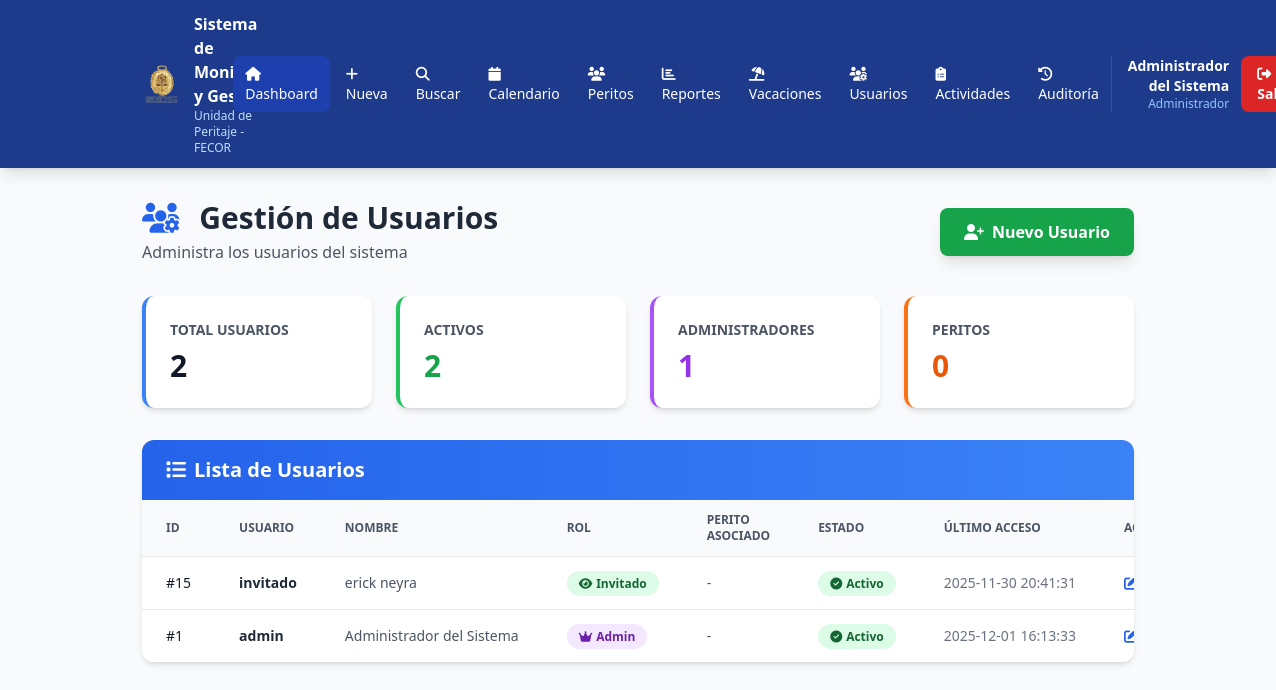
Before: /usuarios (signed in) with the older database file.
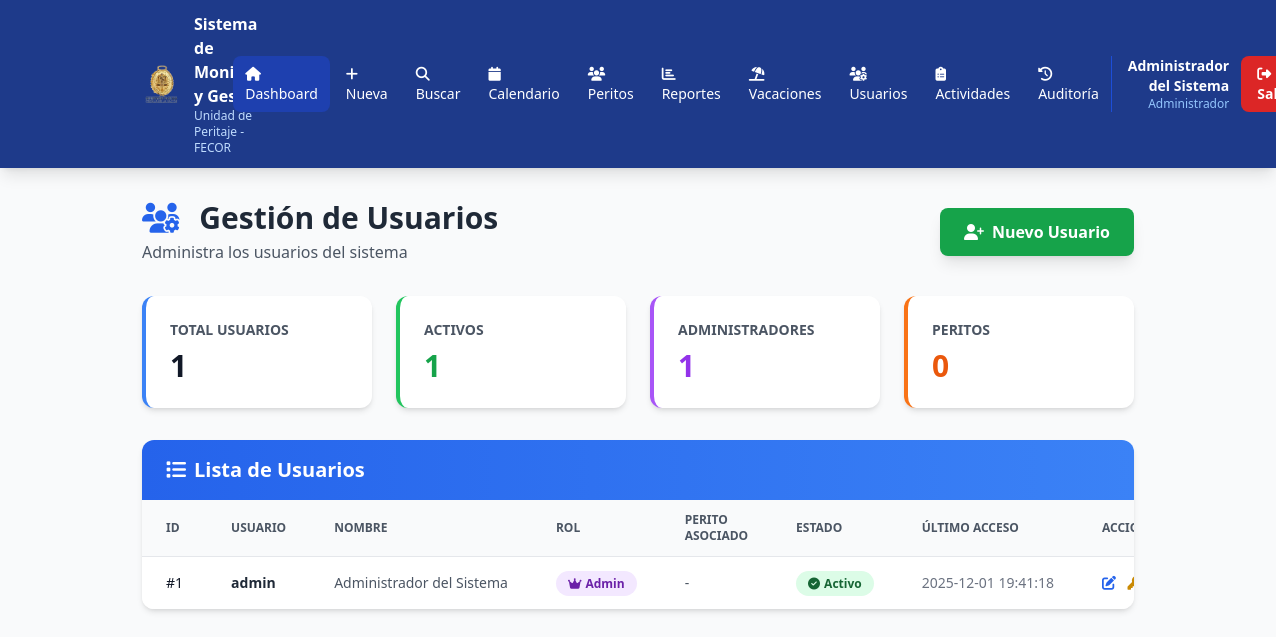
After: the same page with the newer database file.
### tables this page shows
CREATE TABLE usuarios (
            id INTEGER PRIMARY KEY AUTOINCREMENT,
            usuario TEXT UNIQUE NOT NULL,
            password TEXT NOT NULL,
            rol TEXT NOT NULL,
            perito_id INTEGER,
            nombre_completo TEXT,
            email TEXT,
            activo INTEGER DEFAULT 1,
            primer_inicio INTEGER DEFAULT 1,
            fecha_creacion TIMESTAMP DEFAULT CURRENT_TIMESTAMP,
            ultimo_acceso TIMESTAMP,
            FOREIGN KEY (perito_id) REFERENCES peritos(id)
        );

### app.py (the view)
@app.route('/usuarios')
@admin_required
def gestion_usuarios():
    conn = sqlite3.connect('database.db')
    conn.row_factory = sqlite3.Row
    cursor = conn.cursor()
    cursor.execute('''
        SELECT u.*, p.nombre_completo as perito_nombre
        FROM usuarios u
        LEFT JOIN peritos p ON u.perito_id = p.id
        ORDER BY u.fecha_creacion DESC
    ''')
    usuarios = []
    for row in cursor.fetchall():
        usuarios.append({
            'id': row['id'],
            'usuario': row['usuario'],
            'rol': row['rol'],
            'perito_id': row['perito_id'],
            'perito_nombre': row['perito_nombre'],
            'nombre_completo': row['nombre_completo'],
            'email': row['email'],
            'activo': row['activo'],
            'primer_inicio': row['primer_inicio'],
            'fecha_creacion': row['fecha_creacion'],
            'ultimo_acceso': row['ultimo_acceso']
        })
    cursor.execute('SELECT id, nombre_completo, tipo FROM peritos WHERE estado = "Activo" ORDER BY tipo, nombre_completo')
    peritos = [{'id': row['id'], 'nombre': row['nombre_completo'], 'tipo': row['tipo']} for row in cursor.fetchall()]
    conn.close()
    return render_template('admin/usuarios.html', usuarios=usuarios, peritos=peritos)

### app.py (called while the page is built)
def admin_required(f):
    @wraps(f)
    def decorated_function(*args, **kwargs):
        if 'usuario_id' not in session:
            return redirect(url_for('login'))
        if session.get('rol') != 'admin':
            return redirect(url_for('index'))
        return f(*args, **kwargs)
    return decorated_function

### templates/admin/usuarios.html (shortened to what this page needs)
<!DOCTYPE html>
<html lang="es">
<head>
    <script src="https://cdn.tailwindcss.com"></script>
    <link rel="stylesheet" href="https://cdnjs.cloudflare.com/ajax/libs/font-awesome/6.4.0/css/all.min.css">
</head>
<body class="bg-gray-50">
    <nav class="bg-blue-900 text-white shadow-lg">
        <div class="container mx-auto px-4">
            <div class="flex justify-between items-center py-3">
                <div class="flex items-center space-x-3">
                    <img src="{{ url_for('static', filename='imagenes/logompo.png') }}" alt="Logo" class="w-10 h-10 object-contain">
                    <div class="hidden md:block">
                        <h1 class="text-lx font-bold">Sistema de Monitorio y Gestión</h1>
                        <p class="text-xs text-blue-200">Unidad de Peritaje - FECOR</p>
                    </div>
                </div>
                <div class="flex items-center space-x-1">
                    <a href="/" class="px-3 py-2 bg-blue-800 rounded-lg hover:bg-blue-700 transition text-sm">
                        <i class="fas fa-home mr-1"></i>Dashboard
                    </a>
                    {% if session.rol == 'admin' %}
                    <a href="/nuevo" class="px-3 py-2 rounded-lg hover:bg-blue-800 transition text-sm">
                        <i class="fas fa-plus mr-1"></i>Nueva
                    </a>
                    {% endif %}
                    <a href="/buscar" class="px-3 py-2 rounded-lg hover:bg-blue-800 transition text-sm">
                        <i class="fas fa-search mr-1"></i>Buscar
                    </a>
                    <a href="/calendario" class="px-3 py-2 rounded-lg hover:bg-blue-800 transition text-sm">
                        <i class="fas fa-calendar mr-1"></i>Calendario
                    </a>
                    {% if session.rol == 'admin' %}
                    <a href="/peritos" class="px-3 py-2 rounded-lg hover:bg-blue-800 transition text-sm">
                        <i class="fas fa-users mr-1"></i>Peritos
                    </a>
                    <a href="/reportes" class="px-3 py-2 rounded-lg hover:bg-blue-800 transition text-sm">
                        <i class="fas fa-chart-bar mr-1"></i>Reportes
                    </a>
                    <a href="/vacaciones" class="px-3 py-2 rounded-lg hover:bg-blue-800 transition text-sm">
                        <i class="fas fa-umbrella-beach mr-1"></i>Vacaciones
                    </a>
                    <a href="/usuarios" class="px-3 py-2 rounded-lg hover:bg-blue-800 transition text-sm">
                        <i class="fas fa-users-cog mr-1"></i>Usuarios
                    </a>
                    <a href="/actividades-admin" class="px-3 py-2 rounded-lg hover:bg-blue-800 transition text-sm">
                        <i class="fas fa-clipboard-list mr-1"></i>Actividades
                    </a>
                     <a href="/auditoria" class="px-3 py-2 rounded-lg hover:bg-blue-800 transition text-sm">
                        <i class="fas fa-history mr-1"></i>Auditoría
                    </a>
                    {% endif %}
                </div>
                <div class="flex items-center space-x-3 border-l border-blue-700 pl-4">
                    <div class="text-right hidden md:block">
                        <p class="text-sm font-semibold">{{ session.nombre_completo or session.usuario }}</p>
                        {% if tipo_perito %}
                        <p class="text-xs text-blue-300">Perito {{ tipo_perito }}</p>
                        {% elif session.rol == 'admin' %}
                        <p class="text-xs text-blue-300">Administrador</p>
                        {% endif %}
                    </div>
                    <a href="/logout" class="px-4 py-2 bg-red-600 rounded-lg hover:bg-red-700 transition text-sm font-semibold">
                        <i class="fas fa-sign-out-alt mr-1"></i>Salir
                    </a>
                </div>
            </div>
        </div>
    </nav>
    <div class="container mx-auto px-4 py-8">
        <div class="flex justify-between items-center mb-8">
            <div>
                <h2 class="text-3xl font-bold text-gray-800">
                    <i class="fas fa-users-cog text-blue-600 mr-3"></i>
                    Gestión de Usuarios
                </h2>
                <p class="text-gray-600 mt-1">Administra los usuarios del sistema</p>
            </div>
            <button onclick="mostrarModalNuevo()"
                    class="px-6 py-3 bg-green-600 text-white font-semibold rounded-lg hover:bg-green-700 transition shadow-lg">
                <i class="fas fa-user-plus mr-2"></i>Nuevo Usuario
            </button>
        </div>
        <div class="grid grid-cols-1 md:grid-cols-4 gap-6 mb-8">
            <div class="bg-white rounded-xl shadow-md p-6 border-l-4 border-blue-500">
                <p class="text-sm font-semibold text-gray-600 uppercase">Total Usuarios</p>
                <p class="text-3xl font-bold text-gray-900 mt-2">{{ usuarios|length }}</p>
            </div>
            <div class="bg-white rounded-xl shadow-md p-6 border-l-4 border-green-500">
                <p class="text-sm font-semibold text-gray-600 uppercase">Activos</p>
                <p class="text-3xl font-bold text-green-600 mt-2">{{ usuarios|selectattr('activo', 'equalto', 1)|list|length }}</p>
            </div>
            <div class="bg-white rounded-xl shadow-md p-6 border-l-4 border-purple-500">
                <p class="text-sm font-semibold text-gray-600 uppercase">Administradores</p>
                <p class="text-3xl font-bold text-purple-600 mt-2">{{ usuarios|selectattr('rol', 'equalto', 'admin')|list|length }}</p>
            </div>
            <div class="bg-white rounded-xl shadow-md p-6 border-l-4 border-orange-500">
                <p class="text-sm font-semibold text-gray-600 uppercase">Peritos</p>
                <p class="text-3xl font-bold text-orange-600 mt-2">{{ usuarios|selectattr('rol', 'equalto', 'perito')|list|length }}</p>
            </div>
        </div>
        <div class="bg-white rounded-xl shadow-md overflow-hidden">
            <div class="px-6 py-4 bg-gradient-to-r from-blue-600 to-blue-500">
                <h3 class="text-xl font-bold text-white">
                    <i class="fas fa-list mr-2"></i>Lista de Usuarios
                </h3>
            </div>
            <div class="overflow-x-auto">
                <table class="min-w-full divide-y divide-gray-200">
                    <thead class="bg-gray-50">
                        <tr>
                            <th class="px-6 py-3 text-left text-xs font-semibold text-gray-600 uppercase">ID</th>
                            <th class="px-6 py-3 text-left text-xs font-semibold text-gray-600 uppercase">Usuario</th>
                            <th class="px-6 py-3 text-left text-xs font-semibold text-gray-600 uppercase">Nombre</th>
                            <th class="px-6 py-3 text-left text-xs font-semibold text-gray-600 uppercase">Rol</th>
                            <th class="px-6 py-3 text-left text-xs font-semibold text-gray-600 uppercase">Perito Asociado</th>
                            <th class="px-6 py-3 text-left text-xs font-semibold text-gray-600 uppercase">Estado</th>
                            <th class="px-6 py-3 text-left text-xs font-semibold text-gray-600 uppercase">Último Acceso</th>
                            <th class="px-6 py-3 text-left text-xs font-semibold text-gray-600 uppercase">Acciones</th>
                        </tr>
                    </thead>
                    <tbody class="bg-white divide-y divide-gray-200">
                        {% for user in usuarios %}
                        <tr class="hover:bg-gray-50">
                            <td class="px-6 py-4 whitespace-nowrap text-sm font-medium text-gray-900">#{{ user.id }}</td>
                            <td class="px-6 py-4 whitespace-nowrap text-sm font-semibold text-gray-800">{{ user.usuario }}</td>
                            <td class="px-6 py-4 whitespace-nowrap text-sm text-gray-600">{{ user.nombre_completo or '-' }}</td>
                            <td class="px-6 py-4 whitespace-nowrap text-sm">
                                {% if user.rol == 'admin' %}
                                <span class="px-3 py-1 bg-purple-100 text-purple-800 rounded-full text-xs font-semibold">
                                    <i class="fas fa-crown mr-1"></i>Admin
                                </span>
                                {% elif user.rol == 'invitado' %}
                                <span class="px-3 py-1 bg-green-100 text-green-800 rounded-full text-xs font-semibold">
                                    <i class="fas fa-eye mr-1"></i>Invitado
                                </span>
                                {% else %}
                                <span class="px-3 py-1 bg-blue-100 text-blue-800 rounded-full text-xs font-semibold">
                                    <i class="fas fa-user mr-1"></i>Perito
                                </span>
                                {% endif %}
                            </td>
                            <td class="px-6 py-4 whitespace-nowrap text-sm text-gray-600">
                                {{ user.perito_nombre or '-' }}
                            </td>
                            <td class="px-6 py-4 whitespace-nowrap text-sm">
                                {% if user.activo %}
                                <span class="px-3 py-1 bg-green-100 text-green-800 rounded-full text-xs font-semibold">
                                    <i class="fas fa-check-circle mr-1"></i>Activo
                                </span>
                                {% else %}
                                <span class="px-3 py-1 bg-red-100 text-red-800 rounded-full text-xs font-semibold">
                                    <i class="fas fa-times-circle mr-1"></i>Inactivo
                                </span>
                                {% endif %}
                            </td>
                            <td class="px-6 py-4 whitespace-nowrap text-sm text-gray-500">
                                {{ user.ultimo_acceso or 'Nunca' }}
                            </td>
                            <td class="px-6 py-4 whitespace-nowrap text-sm space-x-2">
                                <button onclick="editarUsuario({{ user.id }}, '{{ user.usuario }}', '{{ user.nombre_completo }}', '{{ user.email }}', '{{ user.rol }}', {{ user.perito_id or 'null' }}, {{ user.activo }})"
                                        class="text-blue-600 hover:text-blue-800" title="Editar">
                                    <i class="fas fa-edit"></i>
                                </button>
                                <button onclick="resetearPassword({{ user.id }}, '{{ user.usuario }}')"
                                        class="text-yellow-600 hover:text-yellow-800" title="Resetear Contraseña">
                                    <i class="fas fa-key"></i>
                                </button>
                            </td>
                        </tr>
                        {% endfor %}
                    </tbody>
                </table>
            </div>
        </div>
    </div>
</body>
</html>

Changed rows visible on the page:
removed usuarios: id "15", usuario "invitado", nombre_completo "erick neyra", rol "invitado" (drawn), perito_nombre "-", activo 1 (drawn), ultimo_acceso "2025-11-30 20:41:31"
changed usuarios "admin": ultimo_acceso "2025-12-01 16:13:33" → "2025-12-01 19:41:18"
Other visible differences:
{{ usuarios|length }}: "2" → "1"
{{ usuarios|selectattr('activo', 'equalto', 1)|list|length }}: "2" → "1"
